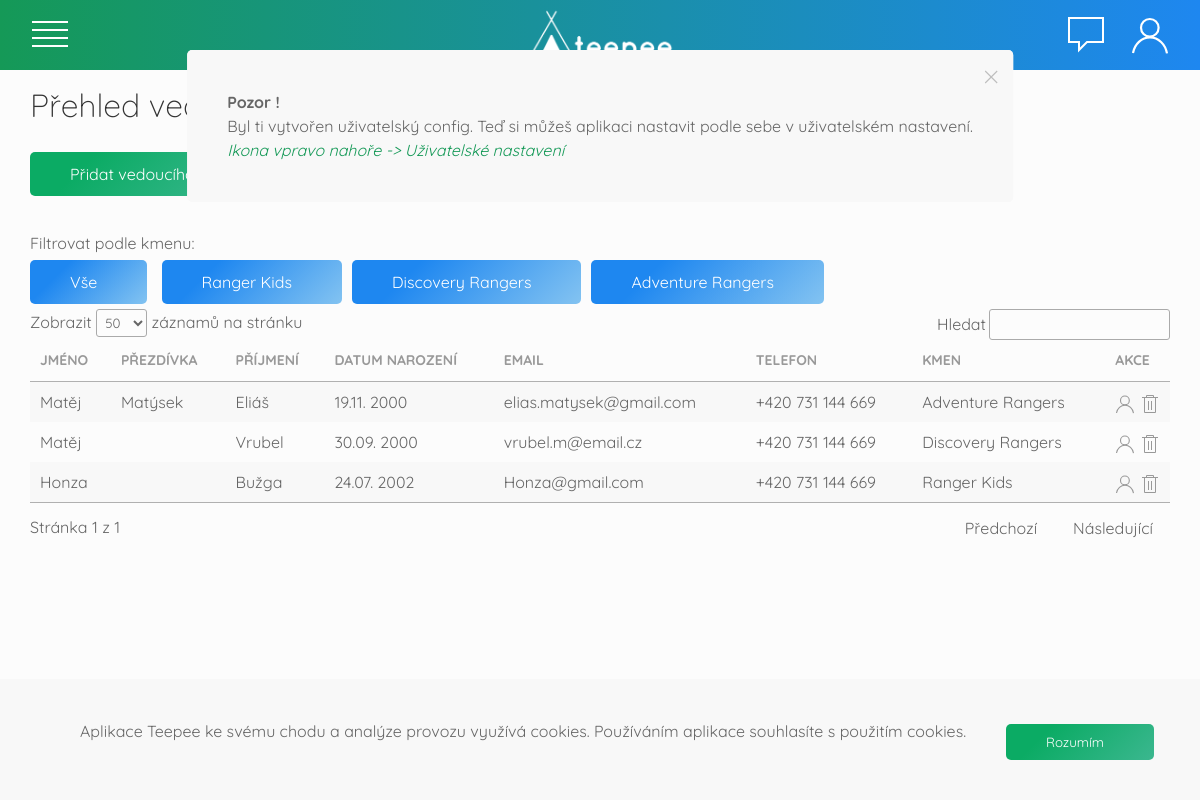
/vedouci (signed in), run on the app's committed database.
### tables this page shows
CREATE TABLE `kmen` (
  `id_kmenu` int(11) NOT NULL,
  `nazev` varchar(150) NOT NULL,
  `min_vek` int(2) NOT NULL,
  `max_vek` int(2) NOT NULL,
  `popis` text
);

CREATE TABLE `vedouci` (
  `id_vedouciho` int(11) NOT NULL,
  `jmeno` varchar(150) NOT NULL,
  `prezdivka` varchar(45) DEFAULT NULL,
  `prijmeni` varchar(150) NOT NULL,
  `datum_narozeni` date NOT NULL,
  `email` varchar(150) NOT NULL,
  `tel` varchar(17) NOT NULL,
  `login` varchar(50) NOT NULL,
  `heslo` text NOT NULL,
  `posledni_prihlaseni` datetime NOT NULL,
  `uroven` int(1) NOT NULL,
  `id_kmenu` int(11) DEFAULT NULL
);

### index.php (called while the page is built, shortened)
<?php
  try{
  $router = new RouterKontroler();
  $router->zpracuj(array($_SERVER["REQUEST_URI"]));
  $router->vypisPohled();
  }
  catch(Exception $e){
    $exception = "
    <h3><b>Ooops!</b> Něco se pokazilo</h3>
    Kód výjimky:<br>".
    $e->getMessage();
    $router->pridejZpravu($exception,"error");
    DB::syslog($exception,"exception",(isset($_SESSION["uzivatel"]->id_vedouciho)) ? $_SESSION["uzivatel"]->id_vedouciho : 0);
    die("<script>window.location.href = '/nastenka';</script>");
  }
 ?>

### model/DB.php (called while the page is built, shortened)
<?php
class DB {
  private static $spojeni;
  private static $nastaveni = array(
		PDO::ATTR_ERRMODE => PDO::ERRMODE_EXCEPTION,
    PDO::ATTR_EMULATE_PREPARES => false,
    PDO::ATTR_DEFAULT_FETCH_MODE => PDO::FETCH_ASSOC
	);
    public static function pripoj($server, $uzivatel, $heslo, $databaze)
    {
	  if (!isset(self::$spojeni))
      {
        $dsn = "mysql:host=$server;dbname=$databaze;charset=utf8";
			 self::$spojeni = new PDO(
				$dsn,
				$uzivatel,
				$heslo,
				self::$nastaveni
       );
	  }
	}
  public static function vsechnyKmeny(){
    $sql = "SELECT * FROM kmen ORDER BY min_vek ASC";
    $navrat = self::$spojeni->prepare($sql);
    $navrat->execute();
    return $navrat->fetchAll();
  }
  public static function vsichniVedouci($kmen = null){
    if($kmen !== null){
      $sql = "SELECT vedouci.*, kmen.nazev FROM vedouci,kmen WHERE vedouci.id_kmenu = kmen.id_kmenu AND kmen.nazev LIKE ? ";
    }
    else{
      $sql = "SELECT vedouci.*, kmen.nazev FROM vedouci,kmen WHERE vedouci.id_kmenu = kmen.id_kmenu";
    }
    $navrat = self::$spojeni->prepare($sql);
    if(isset($kmen)){
      $navrat->execute(array($kmen));
    }
    else {
      $navrat->execute();
    }
    return $navrat->fetchAll();
  }
}

### kontroler/VedouciKontroler.php (called while the page is built, shortened)
<?php
class VedouciKontroler extends Kontroler{
  public function zpracuj($parametry){
    if(isset($parametry[0])){
      $parametr = $parametry[0];
    }
    else{
      $parametr = null;
    }
    switch ($parametr) {
      default:
        $this->prehled("");
        break;
    }
  }
  private function prehled($sortBy){
    if($sortBy == ""){
      $vedouci = DB::vsichniVedouci();
      $this->data["vedouci"]=$vedouci;
    }
    else{
      $sortBy = $this->camelCase($sortBy);
      $vedouci = DB::vsichniVedouci($sortBy);
      $this->data["vedouci"]=$vedouci;
      $this->pohled = "vedouci-prehled";
    }
  }
  public function reverseCamelCase($text) {
      $text = str_replace(" ", "-", $text);
      $text = strtolower($text);
      return $text;
  }
}
 ?>

### kontroler/RouterKontroler.php (called while the page is built, shortened)
<?php
class RouterKontroler extends Kontroler{
  protected $kontroler;
  public function zpracuj($parametry){
    $castiCesty = $this->parseURL($parametry[0]);
    $castNazKont = $this->camelCase(array_shift($castiCesty));
    $tridaKontroleru = $castNazKont . "Kontroler";
    if(file_exists("kontroler/$tridaKontroleru.php"))
      $this->kontroler = new $tridaKontroleru();
    else{
      $this->pridejZpravu("<b>404</b> <br> To, co hledáš, tady není","danger");
      $this->presmeruj("nastenka");
    }
    $this->kontroler->zpracuj($castiCesty);
    $this->kontroler->colorGenerator = new ColorGenerator();
    $this->kontroler->mailManager = new MailManager();
  }
  private function camelCase($text) {
      $text = str_replace("-", " ", $text);
      $text = ucwords($text);
      $text = str_replace(" ", "", $text);
      return $text;
  }
  private function parseURL($url) {
      $parsedURL = parse_url($url);
      $path = $parsedURL["path"];
      $path = ltrim($path,"/");
      $path = trim($path);
      $cutPath = explode("/", $path);
      return $cutPath;
  }
}

### view/vedouci-prehled.phtml (the view, shortened to what this page needs)
<div class="uk-width-1-1 uk-padding-small uk-padding-remove-top">
  <h2>Přehled vedoucích</h2>
  <?php if($_SESSION["uzivatel"]->uroven >= SUPERUSER){ ?>
  <a href="/vedouci/novy" class="btn-green" uk-toggle>Přidat vedoucího</a>
  <?php } ?>
</div>
<div class="uk-width-1-1 uk-padding-small ">
    <p class="uk-margin-remove">Filtrovat podle kmenu:</p>
    <a href="/vedouci" class="btn-orange">Vše</a>
    <?php
      $kmeny = DB::vsechnyKmeny();
      foreach ($kmeny as $kmen) {
        echo "<a href='/vedouci/sort/".$this->reverseCamelCase($kmen["nazev"])."'
        class='btn-orange'>".$kmen["nazev"]."</a>";
      }
    ?>
    <div class=" uk-overflow-auto">
      <table class="data-tables uk-table uk-table-striped">
        <thead>
            <tr>
                <th>Jméno</th>
                <th>Přezdívka</th>
                <th>Příjmení</th>
                <th>Datum narození</th>
                <th>Email</th>
                <th>Telefon</th>
                <th>Kmen</th>
                <th>Akce</th>
            </tr>
        </thead>
        <tbody>
          <?php foreach ($vedouci as $v): ?>
            <tr>
                <?php
                $id =  $v["id_vedouciho"];
                 ?>
              <td>
                <?php
                $jmeno = $v["jmeno"];
                echo "<a class='uk-link-text' href='/profil/$id'>$jmeno</a>"
                ?>
              </td>
              <td>
                <?php echo $v["prezdivka"] ?>
              </td>
              <td>
                <?php echo $v["prijmeni"] ?>
              </td>
              <td>
                <?php
                 $datNar = $v["datum_narozeni"];
                 echo date("d.m. Y", strtotime($datNar));
                ?>
              </td>
              <td>
                <?php
                  $email =  $v["email"] ;
                  echo "<a class='uk-link-text' href='mailto: ".$email."'>".$email."</a>";
                ?>
              </td>
              <td>
                <?php
                  $tel = $v["tel"];
                  echo "<a class='uk-link-text' href='tel: ".$tel."'>".$tel."</a>";
                ?>
              </td>
              <td>
                <?php
                  echo $v["nazev"];
                ?>
              </td>
              <td>
                <a class='uk-link-muted' href='/profil/<?=$id?>'><span uk-icon="user"></span></a>
              <?php if($_SESSION["uzivatel"]->uroven >= ADMIN) {
                ?>
                  <a class='uk-link-muted' href='/vedouci/smazat/<?=$id?>' onclick="return confirm('Opravdu chceš smazat tento záznam ?')"><span uk-icon="trash"></span></a>
              <?php
              }?>
            </td>
            </tr>
          <?php endforeach; ?>
        </tbody>
    </table>
  </div>
</div>

### view/css/main.css (style rules this page uses)
:root { --orange:#FFE53B; --blue:#21D4FD; --light-grey: #fcfcfc; --border-size: 1px; --border-color: #f2f2f2; --green:#159957; }
body,html { height: 100%; width:100%; margin:0; padding: 0; font-family: 'Quicksand', sans-serif; background-color: var(--light-grey); }
* { font-family: 'Quicksand', sans-serif; }
h1,h2,h3,h4,.uk-heading-small,.uk-heading-medium { font-family: 'Quicksand', sans-serif; font-weight: lighter; }
a { color:#333; }
.btn-green { background-color: #3bb78f; background-image: linear-gradient(315deg, #3bb78f 0%, #0bab64 74%); padding: 10px 50px 10px 40px; display: inline-block; color:#fff; text-decoration: none; border-radius: 5px; margin: 5px 10px 5px 0px; }
.btn-orange { background-color: #1e87f0; background-image: linear-gradient(315deg,#83c3f1 0%, #1e87f0 74% ); padding: 10px 50px 10px 40px; display: inline-block; color:#fff; text-decoration: none; border-radius: 5px; margin: 5px 10px 5px 0px; }
.btn-orange,.btn-green,.btn-blue { border: none; cursor: pointer; }
em { color:var(--green); }

### data on the page
kmen: nazev "Ranger Kids"
kmen: nazev "Discovery Rangers"
kmen: nazev "Adventure Rangers"
vedouci: jmeno "Matěj", prezdivka "Matýsek", prijmeni "Eliáš", datum_narozeni "19.11. 2000", email "elias.matysek@gmail.com", tel "+420 731 144 669", id_kmenu.nazev "Adventure Rangers"
vedouci: jmeno "Matěj", prijmeni "Vrubel", datum_narozeni "30.09. 2000", email "vrubel.m@email.cz", tel "+420 731 144 669", id_kmenu.nazev "Discovery Rangers"
vedouci: jmeno "Honza", prijmeni "Bužga", datum_narozeni "24.07. 2002", email "Honza@gmail.com", tel "+420 731 144 669", id_kmenu.nazev "Ranger Kids"

### other printed values
$zprava["zprava"] "Pozor ! Byl ti vytvořen uživatelský config. Teď si můžeš aplikaci nastavit podle sebe v uživatelském nastavení. Ikona vpravo nahoře -> Uživatelské nastavení"
